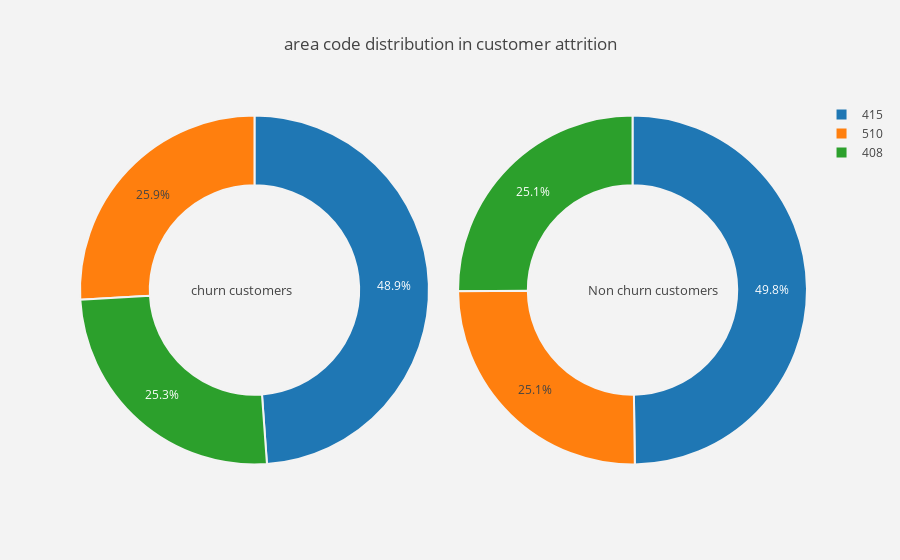
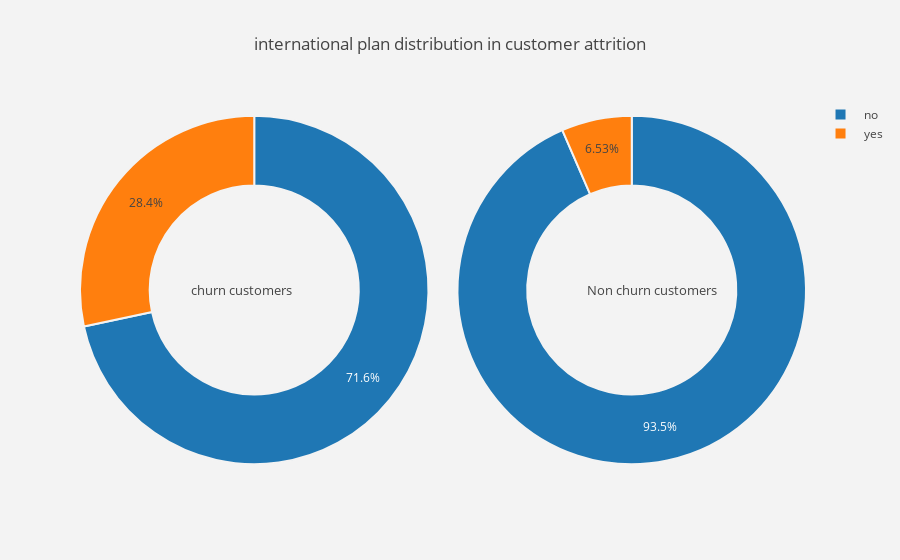
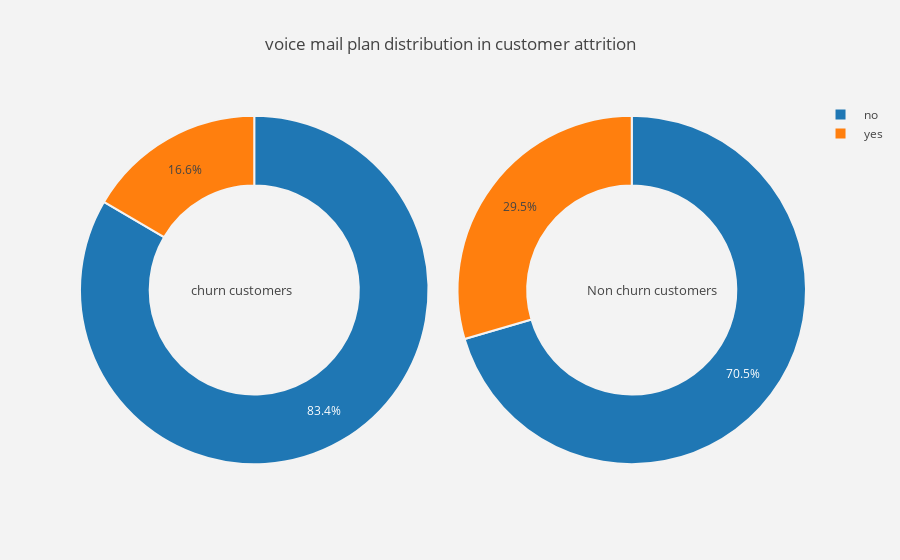
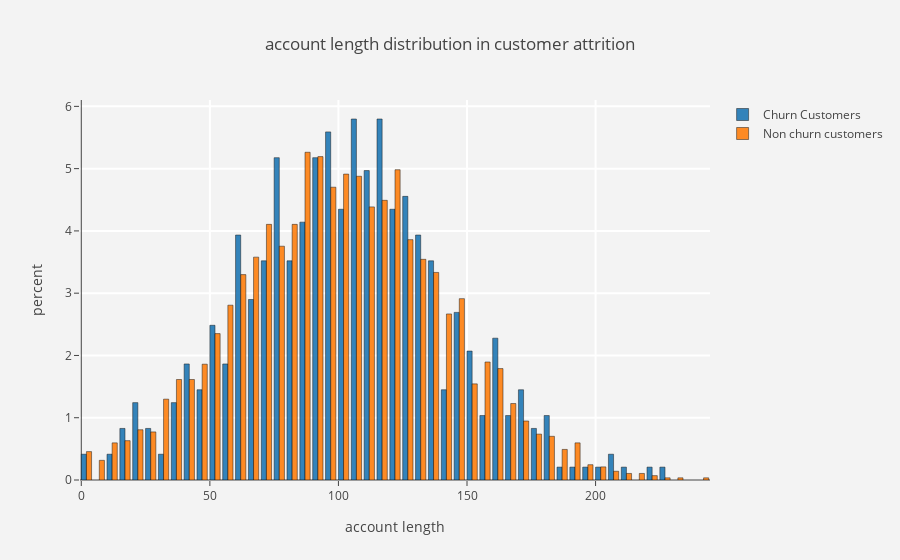

The code cell stored with these charts, in order, in its notebook:
### Code cell
for i in cat_cols:
    plot_pie(i)
for i in num_cols:
    histogram(i)

### Figure 1 — Plotly figure (JSON) as saved in the notebook; plotly's stock layout.template omitted (floating-point values rounded to 4 significant figures)
{"data": [{"domain": {"x": [0, 0.48]}, "hole": 0.6, "hoverinfo": "label+percent+name", "labels": [415, 510, 408], "marker": {"line": {"color": "rgb(243,243,243)", "width": 2}}, "name": "Churn Customers", "type": "pie", "uid": "098bc548-f8b4-4a2e-bdda-e0bd7c39543c", "values": [236, 125, 122]}, {"domain": {"x": [0.52, 1]}, "hole": 0.6, "hoverinfo": "label+percent+name", "labels": [415, 408, 510], "marker": {"line": {"color": "rgb(243,243,243)", "width": 2}}, "name": "Non churn customers", "type": "pie", "uid": "ec38660e-8b81-4227-8ff3-4cd732b5a426", "values": [1419, 716, 715]}], "layout": {"annotations": [{"font": {"size": 13}, "showarrow": false, "text": "churn customers", "x": 0.15, "y": 0.5}, {"font": {"size": 13}, "showarrow": false, "text": "Non churn customers", "x": 0.88, "y": 0.5}], "paper_bgcolor": "rgb(243,243,243)", "plot_bgcolor": "rgb(243,243,243)", "title": "area code distribution in customer attrition "}}

### Figure 2 — Plotly figure (JSON) as saved in the notebook; plotly's stock layout.template omitted (floating-point values rounded to 4 significant figures)
{"data": [{"domain": {"x": [0, 0.48]}, "hole": 0.6, "hoverinfo": "label+percent+name", "labels": [" no", " yes"], "marker": {"line": {"color": "rgb(243,243,243)", "width": 2}}, "name": "Churn Customers", "type": "pie", "uid": "e1f016f5-526d-44f7-8e47-7ad9eb628e54", "values": [346, 137]}, {"domain": {"x": [0.52, 1]}, "hole": 0.6, "hoverinfo": "label+percent+name", "labels": [" no", " yes"], "marker": {"line": {"color": "rgb(243,243,243)", "width": 2}}, "name": "Non churn customers", "type": "pie", "uid": "6d6d17f0-cc38-4ac8-9024-ee42ce97ed70", "values": [2664, 186]}], "layout": {"annotations": [{"font": {"size": 13}, "showarrow": false, "text": "churn customers", "x": 0.15, "y": 0.5}, {"font": {"size": 13}, "showarrow": false, "text": "Non churn customers", "x": 0.88, "y": 0.5}], "paper_bgcolor": "rgb(243,243,243)", "plot_bgcolor": "rgb(243,243,243)", "title": "international plan distribution in customer attrition "}}

### Figure 3 — Plotly figure (JSON) as saved in the notebook; plotly's stock layout.template omitted (floating-point values rounded to 4 significant figures)
{"data": [{"domain": {"x": [0, 0.48]}, "hole": 0.6, "hoverinfo": "label+percent+name", "labels": [" no", " yes"], "marker": {"line": {"color": "rgb(243,243,243)", "width": 2}}, "name": "Churn Customers", "type": "pie", "uid": "3bbd44c8-1522-48e9-b8ca-6c1379c519a9", "values": [403, 80]}, {"domain": {"x": [0.52, 1]}, "hole": 0.6, "hoverinfo": "label+percent+name", "labels": [" no", " yes"], "marker": {"line": {"color": "rgb(243,243,243)", "width": 2}}, "name": "Non churn customers", "type": "pie", "uid": "7f32d48a-6f9e-4349-a1d2-717166e007dc", "values": [2008, 842]}], "layout": {"annotations": [{"font": {"size": 13}, "showarrow": false, "text": "churn customers", "x": 0.15, "y": 0.5}, {"font": {"size": 13}, "showarrow": false, "text": "Non churn customers", "x": 0.88, "y": 0.5}], "paper_bgcolor": "rgb(243,243,243)", "plot_bgcolor": "rgb(243,243,243)", "title": "voice mail plan distribution in customer attrition "}}

### Figure 4 — Plotly figure (JSON) as saved in the notebook; plotly's stock layout.template omitted (floating-point values rounded to 4 significant figures; data arrays with more than 128 entries replaced by an {"elided": "..."} marker saying what was removed)
{"data": [{"histnorm": "percent", "marker": {"line": {"color": "black", "width": 0.5}}, "name": "Churn Customers", "opacity": 0.9, "type": "histogram", "uid": "793acc67-8c33-4f9a-90b0-7b21683188da", "x": {"elided": "483 int values"}}, {"histnorm": "percent", "marker": {"line": {"color": "black", "width": 0.5}}, "name": "Non churn customers", "opacity": 0.9, "type": "histogram", "uid": "331d36cb-db55-4518-a70b-6c2df0d7e5c1", "x": {"elided": "2850 int values"}}], "layout": {"paper_bgcolor": "rgb(243,243,243)", "plot_bgcolor": "rgb(243,243,243)", "title": "account length distribution in customer attrition ", "xaxis": {"gridcolor": "rgb(255, 255, 255)", "gridwidth": 2, "ticklen": 5, "title": "account length", "zerolinewidth": 1}, "yaxis": {"gridcolor": "rgb(255, 255, 255)", "gridwidth": 2, "ticklen": 5, "title": "percent", "zerolinewidth": 1}}}
